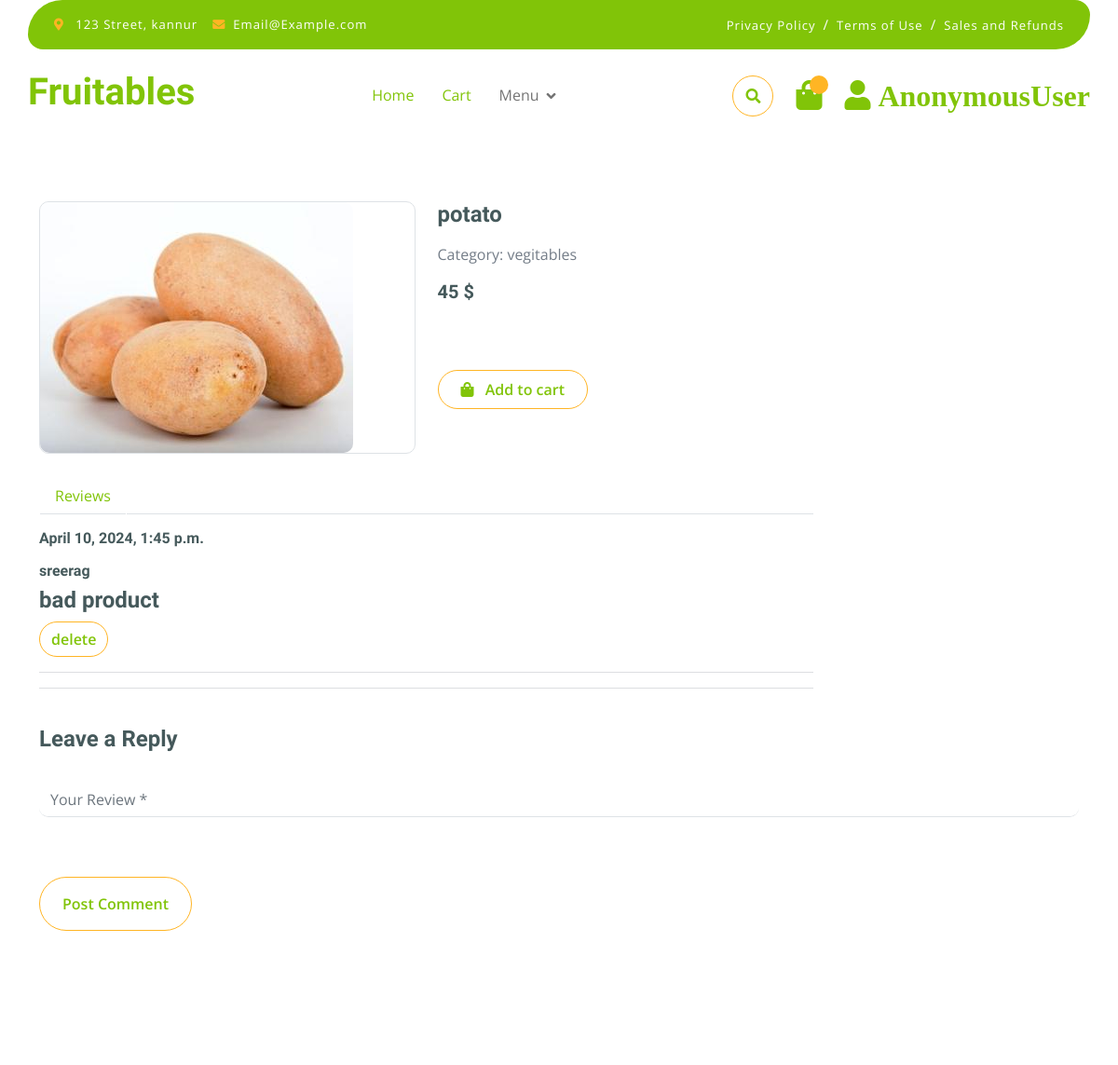
The page /shopdetails/22/ (upper part) on the database as committed earlier.
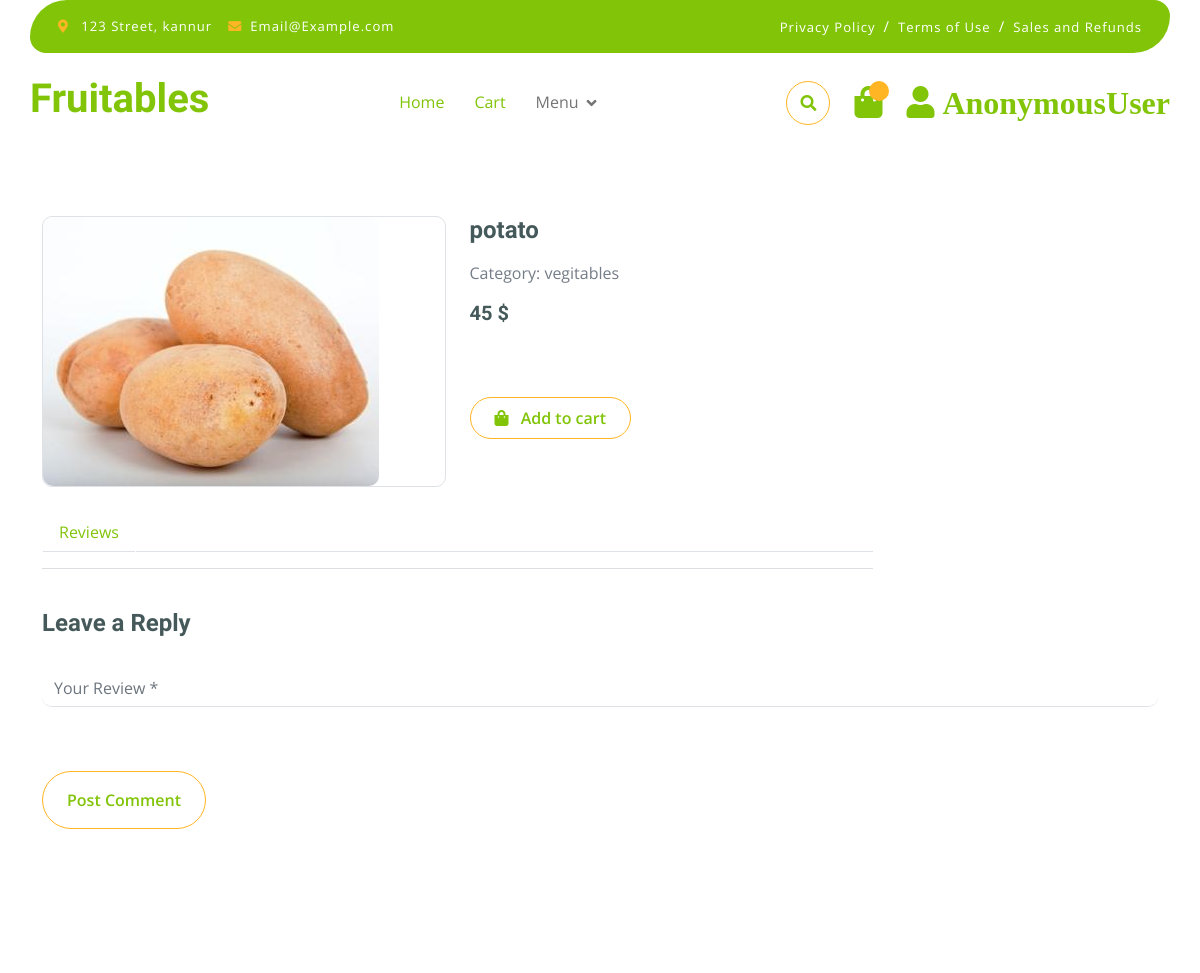
The same page on the database as committed later.
### app/models.py (models this page shows)
class Review(models.Model):
    user=models.ForeignKey(User,on_delete=models.CASCADE,blank=True, null=True)
    product_review=models.TextField(blank=True, null=True)
    created = models.DateTimeField(auto_now=True)
    product=models.ForeignKey(Product,on_delete=models.CASCADE,blank=True, null=True)

### app/views.py (the view)
# urls.py: path('shopdetails/<str:pk>/',shopDetails,name='shopdetails'),
@cache_page(60 * 15)
def shopDetails(request, pk):
    product = Product.objects.get(id=pk)
    review = Review.objects.filter(product=pk)
    related_product = Product.objects.filter(categ=product.categ)
    context = {'product': product, 'review': review,
               'related_product': related_product}
    return render(request, 'shop-detail.html', context)

### app/models.py (called while the page is built)
    def __str__(self):
        return self.name

### templates/shop-detail.html (shortened to what this page needs)
{% extends "index.html" %}
{% block shop-details %}
<br>
<br>
<br>
<div class="container-fluid py-5 mt-5">
    <div class="container py-5">
        <div class="row g-4 mb-5">
            <div class="col-lg-8 col-xl-9">
                <div class="row g-4">
                    <div class="col-lg-6">
                        <div class="border rounded">
                            <a href="#">
                                <img src="{{product.image.url}}" class="img-fluid rounded" alt="Image">
                            </a>
                        </div>
                    </div>
                    <div class="col-lg-6">
                        <h4 class="fw-bold mb-3">{{product.name}}</h4>
                        <p class="mb-3">Category: {{product.categ}}</p>
                        <h5 class="fw-bold mb-3">{{product.price}} $</h5>
                        <a href="{% url 'addtocart' product.id %}" class="btn border border-secondary rounded-pill px-4 py-2 mb-4 text-primary"><i class="fa fa-shopping-bag me-2 text-primary"></i> Add to cart</a>
                    </div>
                    <div class="col-lg-12">
                        <nav>
                            <div class="nav nav-tabs mb-3">
                                <button class="nav-link border-white border-bottom-0" type="button" role="tab"
                                    id="nav-mission-tab" data-bs-toggle="tab" data-bs-target="#nav-mission"
                                    aria-controls="nav-mission" aria-selected="false">Reviews</button>
                            </div>
                        </nav>
                        <div class="">
                            {% for i in review  %}
                            <div class="tab-pane" id="nav-mission" role="tabpanel" aria-labelledby="nav-mission-tab">
                                        <p class="mb-2" style="font-size: 14px;"><h6>{{i.created}}</h6></p>
                                        <div class="">
                                            <h6>{{i.user}}</h6>
                                            <h4>{{i.product_review}}</h4>
                                            <button type="submit" class="btn border border-secondary text-primary rounded-pill  "><a href="{% url 'deletereview' i.id %}">delete</a></button>
                                        </div>
                                        <hr>
                                    </div> {% endfor %}
                                    <hr>
                                </div>
                            </div>
                        </div>
                    </div>
                    <form action="{% url 'addreview' product.id %}" method="POST"> {% csrf_token %}
                        <h4 class="mb-2 fw-bold">Leave a Reply</h4>
                        <div class="row g-4">
                            <div class="col-lg-12">
                                <div class="border-bottom rounded my-4">
                                    <input name="review" id="" class="form-control border-0" cols="30" rows="8" placeholder="Your Review *" spellcheck="false">
                                </div>
                            </div>
                            <div class="col-lg-12">
                                <div class="d-flex justify-content-between py-3 mb-5">
                                    <button type="submit" class="btn border border-secondary text-primary rounded-pill px-4 py-3">Post Comment</button>
                                </div>
                            </div>
                        </div></form>
                </div>
            </div>
        </div>
{% endblock shop-details %}

Rows that differ between the two databases and show on the page:
removed Review: created "April 10, 2024, 1:45 p.m.", user "sreerag", product_review "bad product"
